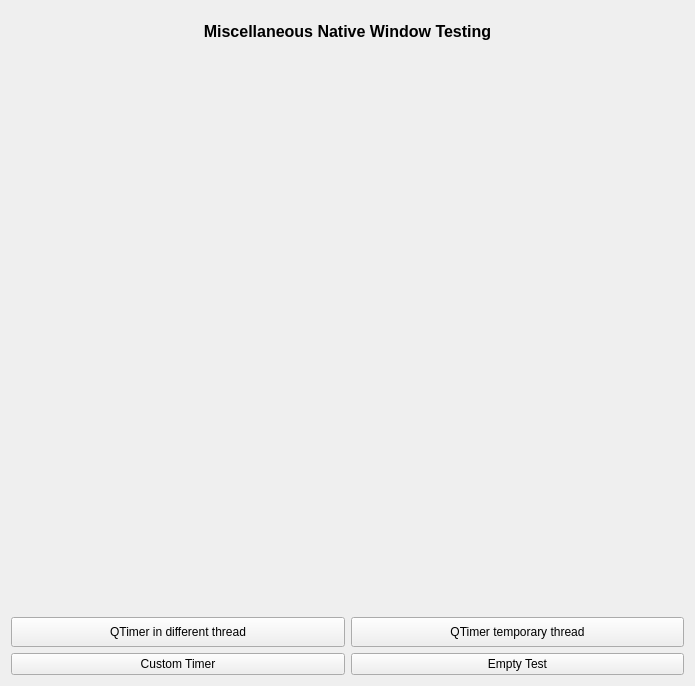
<?xml version="1.0" encoding="UTF-8"?>
<ui version="4.0">
 <class>MiscellaneousQNativeWindow</class>
 <widget class="MiscellaneousBase" name="MiscellaneousQNativeWindow">
  <property name="geometry">
   <rect>
    <x>0</x>
    <y>0</y>
    <width>695</width>
    <height>686</height>
   </rect>
  </property>
  <property name="windowTitle">
   <string>MiscellaneousTimeCode</string>
  </property>
  <layout class="QVBoxLayout" name="verticalLayout">
   <item>
    <widget class="QLabel" name="lbTitle">
     <property name="minimumSize">
      <size>
       <width>0</width>
       <height>40</height>
      </size>
     </property>
     <property name="font">
      <font>
       <pointsize>12</pointsize>
       <weight>75</weight>
       <bold>true</bold>
      </font>
     </property>
     <property name="text">
      <string>Miscellaneous Native Window Testing</string>
     </property>
     <property name="alignment">
      <set>Qt::AlignCenter</set>
     </property>
    </widget>
   </item>
   <item>
    <widget class="QWidget" name="nativeWindow" native="true">
     <property name="sizePolicy">
      <sizepolicy hsizetype="Expanding" vsizetype="Expanding">
       <horstretch>0</horstretch>
       <verstretch>0</verstretch>
      </sizepolicy>
     </property>
    </widget>
   </item>
   <item>
    <layout class="QGridLayout" name="gridLayout">
     <property name="leftMargin">
      <number>0</number>
     </property>
     <property name="rightMargin">
      <number>0</number>
     </property>
     <item row="1" column="1">
      <widget class="QPushButton" name="btnEmptyTest">
       <property name="sizePolicy">
        <sizepolicy hsizetype="Expanding" vsizetype="Preferred">
         <horstretch>0</horstretch>
         <verstretch>0</verstretch>
        </sizepolicy>
       </property>
       <property name="text">
        <string>Empty Test</string>
       </property>
      </widget>
     </item>
     <item row="0" column="0">
      <widget class="QPushButton" name="btnDiffThread">
       <property name="sizePolicy">
        <sizepolicy hsizetype="Expanding" vsizetype="Preferred">
         <horstretch>0</horstretch>
         <verstretch>0</verstretch>
        </sizepolicy>
       </property>
       <property name="minimumSize">
        <size>
         <width>140</width>
         <height>30</height>
        </size>
       </property>
       <property name="text">
        <string>QTimer in different thread</string>
       </property>
      </widget>
     </item>
     <item row="0" column="1">
      <widget class="QPushButton" name="btnTemporaryThread">
       <property name="sizePolicy">
        <sizepolicy hsizetype="Expanding" vsizetype="Preferred">
         <horstretch>0</horstretch>
         <verstretch>0</verstretch>
        </sizepolicy>
       </property>
       <property name="text">
        <string>QTimer temporary thread</string>
       </property>
      </widget>
     </item>
     <item row="1" column="0">
      <widget class="QPushButton" name="btnCustomTimer">
       <property name="sizePolicy">
        <sizepolicy hsizetype="Expanding" vsizetype="Preferred">
         <horstretch>0</horstretch>
         <verstretch>0</verstretch>
        </sizepolicy>
       </property>
       <property name="text">
        <string>Custom Timer</string>
       </property>
      </widget>
     </item>
    </layout>
   </item>
  </layout>
 </widget>
 <layoutdefault spacing="6" margin="11"/>
 <customwidgets>
  <customwidget>
   <class>MiscellaneousBase</class>
   <extends>QWidget</extends>
   <header>MiscellaneousBase.h</header>
   <container>1</container>
  </customwidget>
 </customwidgets>
 <resources/>
 <connections/>
</ui>
